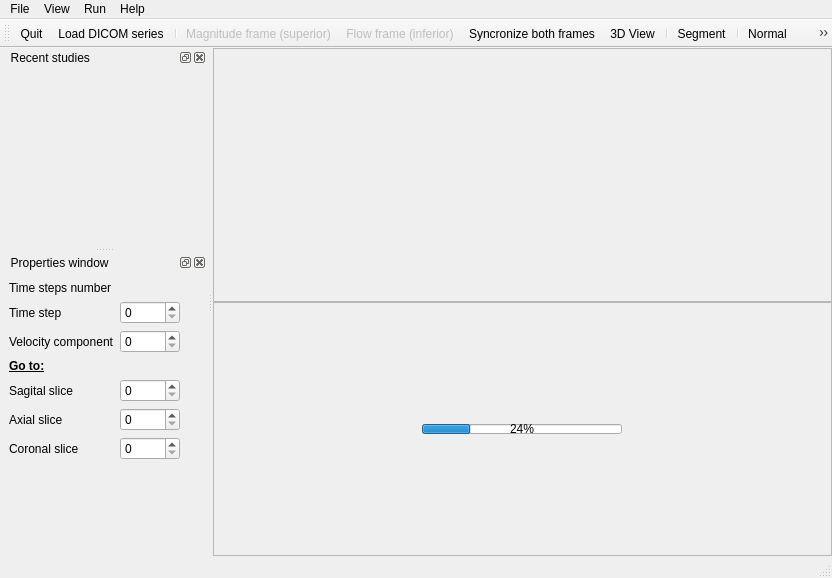
<?xml version="1.0" encoding="UTF-8"?>
<ui version="4.0">
 <class>AortaFlowApp</class>
 <widget class="QMainWindow" name="AortaFlowApp">
  <property name="geometry">
   <rect>
    <x>0</x>
    <y>0</y>
    <width>832</width>
    <height>578</height>
   </rect>
  </property>
  <property name="windowTitle">
   <string>SAFA</string>
  </property>
  <property name="windowIcon">
   <iconset resource="ResourcesFile.qrc">
    <normaloff>:/images/appicon.png</normaloff>:/images/appicon.png</iconset>
  </property>
  <property name="toolTip">
   <string>Simple Aorta Flow Application</string>
  </property>
  <property name="documentMode">
   <bool>false</bool>
  </property>
  <widget class="QWidget" name="centralwidget">
   <layout class="QGridLayout" name="gridLayout">
    <property name="margin">
     <number>0</number>
    </property>
    <property name="spacing">
     <number>0</number>
    </property>
    <item row="0" column="0">
     <widget class="QFrame" name="frameSup">
      <property name="enabled">
       <bool>true</bool>
      </property>
      <property name="frameShape">
       <enum>QFrame::StyledPanel</enum>
      </property>
      <property name="frameShadow">
       <enum>QFrame::Raised</enum>
      </property>
      <layout class="QGridLayout" name="gridLayout_8">
       <property name="margin">
        <number>0</number>
       </property>
       <property name="spacing">
        <number>0</number>
       </property>
      </layout>
     </widget>
    </item>
    <item row="1" column="0">
     <widget class="QFrame" name="frameInf">
      <property name="frameShape">
       <enum>QFrame::StyledPanel</enum>
      </property>
      <property name="frameShadow">
       <enum>QFrame::Raised</enum>
      </property>
      <layout class="QGridLayout" name="gridLayout_12">
       <property name="margin">
        <number>0</number>
       </property>
       <property name="spacing">
        <number>0</number>
       </property>
       <item row="0" column="0">
        <widget class="QProgressBar" name="progressBar">
         <property name="maximumSize">
          <size>
           <width>200</width>
           <height>10</height>
          </size>
         </property>
         <property name="value">
          <number>24</number>
         </property>
        </widget>
       </item>
      </layout>
     </widget>
    </item>
   </layout>
  </widget>
  <widget class="QStatusBar" name="statusbar"/>
  <widget class="QToolBar" name="toolBar">
   <property name="windowTitle">
    <string>toolBar</string>
   </property>
   <attribute name="toolBarArea">
    <enum>TopToolBarArea</enum>
   </attribute>
   <attribute name="toolBarBreak">
    <bool>false</bool>
   </attribute>
   <addaction name="actionQuit"/>
   <addaction name="actionLoad_DICOM_series"/>
   <addaction name="separator"/>
   <addaction name="actionSuperior_frame"/>
   <addaction name="actionInferior_frame"/>
   <addaction name="actionSyncronize_both_frames"/>
   <addaction name="action3D_View"/>
   <addaction name="separator"/>
   <addaction name="actionSegment"/>
   <addaction name="separator"/>
   <addaction name="actionNormal"/>
   <addaction name="actionFull_screen"/>
  </widget>
  <widget class="QDockWidget" name="dockWidget_Recent_studies">
   <property name="enabled">
    <bool>true</bool>
   </property>
   <property name="sizePolicy">
    <sizepolicy hsizetype="Preferred" vsizetype="Preferred">
     <horstretch>0</horstretch>
     <verstretch>0</verstretch>
    </sizepolicy>
   </property>
   <property name="minimumSize">
    <size>
     <width>194</width>
     <height>142</height>
    </size>
   </property>
   <property name="statusTip">
    <string>Recent studies used in the application</string>
   </property>
   <property name="autoFillBackground">
    <bool>true</bool>
   </property>
   <property name="windowTitle">
    <string>  Recent studies</string>
   </property>
   <attribute name="dockWidgetArea">
    <number>1</number>
   </attribute>
   <widget class="QWidget" name="dockWidgetContents">
    <layout class="QGridLayout" name="gridLayout_2"/>
   </widget>
  </widget>
  <widget class="QMenuBar" name="menubar">
   <property name="geometry">
    <rect>
     <x>0</x>
     <y>0</y>
     <width>832</width>
     <height>21</height>
    </rect>
   </property>
   <widget class="QMenu" name="menuFile">
    <property name="title">
     <string>File</string>
    </property>
    <addaction name="actionLoad_DICOM_series"/>
    <addaction name="separator"/>
    <addaction name="actionClose_current_serie"/>
    <addaction name="separator"/>
    <addaction name="actionQuit"/>
   </widget>
   <widget class="QMenu" name="menuView">
    <property name="title">
     <string>View</string>
    </property>
    <widget class="QMenu" name="menuWindow">
     <property name="title">
      <string>Window</string>
     </property>
     <addaction name="actionFull_screen"/>
     <addaction name="actionNormal"/>
    </widget>
    <addaction name="actionSuperior_frame"/>
    <addaction name="actionInferior_frame"/>
    <addaction name="action3D_View"/>
    <addaction name="separator"/>
    <addaction name="actionSyncronize_both_frames"/>
    <addaction name="separator"/>
    <addaction name="menuWindow"/>
   </widget>
   <widget class="QMenu" name="menuHelp">
    <property name="title">
     <string>Help</string>
    </property>
    <addaction name="actionHelp"/>
    <addaction name="separator"/>
    <addaction name="actionAbout"/>
    <addaction name="actionAbout_Qt"/>
   </widget>
   <widget class="QMenu" name="menuRun">
    <property name="title">
     <string>Run</string>
    </property>
    <addaction name="actionSegment"/>
   </widget>
   <addaction name="menuFile"/>
   <addaction name="menuView"/>
   <addaction name="menuRun"/>
   <addaction name="menuHelp"/>
  </widget>
  <widget class="QDockWidget" name="dockWidget_Properties_window">
   <property name="minimumSize">
    <size>
     <width>207</width>
     <height>215</height>
    </size>
   </property>
   <property name="acceptDrops">
    <bool>false</bool>
   </property>
   <property name="statusTip">
    <string>Properties window...</string>
   </property>
   <property name="autoFillBackground">
    <bool>true</bool>
   </property>
   <property name="floating">
    <bool>false</bool>
   </property>
   <property name="windowTitle">
    <string>  Properties window</string>
   </property>
   <attribute name="dockWidgetArea">
    <number>1</number>
   </attribute>
   <widget class="QWidget" name="dockWidgetContents_2">
    <layout class="QFormLayout" name="formLayout">
     <property name="fieldGrowthPolicy">
      <enum>QFormLayout::AllNonFixedFieldsGrow</enum>
     </property>
     <item row="2" column="0">
      <widget class="QLabel" name="labelTimeStep">
       <property name="text">
        <string>Time step</string>
       </property>
      </widget>
     </item>
     <item row="2" column="1">
      <widget class="QSpinBox" name="spinBox">
       <property name="maximumSize">
        <size>
         <width>60</width>
         <height>16777215</height>
        </size>
       </property>
      </widget>
     </item>
     <item row="3" column="0">
      <widget class="QLabel" name="labelVelocityComponent">
       <property name="text">
        <string>Velocity component</string>
       </property>
      </widget>
     </item>
     <item row="6" column="0">
      <widget class="QLabel" name="labelSagSlice">
       <property name="text">
        <string>Sagital slice</string>
       </property>
      </widget>
     </item>
     <item row="7" column="0">
      <widget class="QLabel" name="labelAxiSlice">
       <property name="text">
        <string>Axial slice</string>
       </property>
      </widget>
     </item>
     <item row="8" column="0">
      <widget class="QLabel" name="labelCorSlice">
       <property name="text">
        <string>Coronal slice</string>
       </property>
      </widget>
     </item>
     <item row="3" column="1">
      <widget class="QSpinBox" name="spinBox_2">
       <property name="minimumSize">
        <size>
         <width>0</width>
         <height>0</height>
        </size>
       </property>
       <property name="maximumSize">
        <size>
         <width>60</width>
         <height>16777215</height>
        </size>
       </property>
      </widget>
     </item>
     <item row="6" column="1">
      <widget class="QSpinBox" name="spinBox_3">
       <property name="minimumSize">
        <size>
         <width>0</width>
         <height>0</height>
        </size>
       </property>
       <property name="maximumSize">
        <size>
         <width>60</width>
         <height>16777215</height>
        </size>
       </property>
      </widget>
     </item>
     <item row="7" column="1">
      <widget class="QSpinBox" name="spinBox_4">
       <property name="minimumSize">
        <size>
         <width>0</width>
         <height>0</height>
        </size>
       </property>
       <property name="maximumSize">
        <size>
         <width>60</width>
         <height>16777215</height>
        </size>
       </property>
      </widget>
     </item>
     <item row="8" column="1">
      <widget class="QSpinBox" name="spinBox_5">
       <property name="minimumSize">
        <size>
         <width>0</width>
         <height>0</height>
        </size>
       </property>
       <property name="maximumSize">
        <size>
         <width>60</width>
         <height>16777215</height>
        </size>
       </property>
      </widget>
     </item>
     <item row="1" column="0">
      <widget class="QLabel" name="labelTimeStep_2">
       <property name="text">
        <string>Time steps number</string>
       </property>
      </widget>
     </item>
     <item row="1" column="1">
      <widget class="QLabel" name="labelTimeStepTotal">
       <property name="text">
        <string/>
       </property>
      </widget>
     </item>
     <item row="5" column="0">
      <widget class="QLabel" name="labelSagSlice_2">
       <property name="text">
        <string>&lt;!DOCTYPE HTML PUBLIC &quot;-//W3C//DTD HTML 4.0//EN&quot; &quot;http://www.w3.org/TR/REC-html40/strict.dtd&quot;&gt;
&lt;html&gt;&lt;head&gt;&lt;meta name=&quot;qrichtext&quot; content=&quot;1&quot; /&gt;&lt;style type=&quot;text/css&quot;&gt;
p, li { white-space: pre-wrap; }
&lt;/style&gt;&lt;/head&gt;&lt;body style=&quot; font-family:'MS Shell Dlg 2'; font-size:8.25pt; font-weight:400; font-style:normal;&quot;&gt;
&lt;p style=&quot; margin-top:0px; margin-bottom:0px; margin-left:0px; margin-right:0px; -qt-block-indent:0; text-indent:0px;&quot;&gt;&lt;span style=&quot; font-size:9pt; font-weight:600; text-decoration: underline;&quot;&gt;Go to:&lt;/span&gt;&lt;/p&gt;&lt;/body&gt;&lt;/html&gt;</string>
       </property>
      </widget>
     </item>
    </layout>
   </widget>
  </widget>
  <action name="actionQuit">
   <property name="icon">
    <iconset resource="ResourcesFile.qrc">
     <normaloff>:/images/fileclose.png</normaloff>:/images/fileclose.png</iconset>
   </property>
   <property name="text">
    <string>Quit</string>
   </property>
   <property name="shortcut">
    <string>Ctrl+Q</string>
   </property>
  </action>
  <action name="actionRecent_studies">
   <property name="checkable">
    <bool>true</bool>
   </property>
   <property name="checked">
    <bool>true</bool>
   </property>
   <property name="text">
    <string>Recent studies</string>
   </property>
  </action>
  <action name="actionSuperior_frame">
   <property name="checkable">
    <bool>false</bool>
   </property>
   <property name="checked">
    <bool>false</bool>
   </property>
   <property name="enabled">
    <bool>false</bool>
   </property>
   <property name="icon">
    <iconset resource="ResourcesFile.qrc">
     <normaloff>:/images/up.png</normaloff>:/images/up.png</iconset>
   </property>
   <property name="text">
    <string>Magnitude frame (superior)</string>
   </property>
  </action>
  <action name="actionInferior_frame">
   <property name="checkable">
    <bool>false</bool>
   </property>
   <property name="checked">
    <bool>false</bool>
   </property>
   <property name="enabled">
    <bool>false</bool>
   </property>
   <property name="icon">
    <iconset resource="ResourcesFile.qrc">
     <normaloff>:/images/down.png</normaloff>:/images/down.png</iconset>
   </property>
   <property name="text">
    <string>Flow frame (inferior)</string>
   </property>
  </action>
  <action name="actionProperties_window">
   <property name="checkable">
    <bool>true</bool>
   </property>
   <property name="checked">
    <bool>true</bool>
   </property>
   <property name="text">
    <string>Properties window</string>
   </property>
  </action>
  <action name="actionLoad_DICOM_series">
   <property name="icon">
    <iconset resource="ResourcesFile.qrc">
     <normaloff>:/images/fileopen.png</normaloff>:/images/fileopen.png</iconset>
   </property>
   <property name="text">
    <string>Load DICOM series</string>
   </property>
  </action>
  <action name="actionLoad_DICOM_vectorial_serie">
   <property name="icon">
    <iconset resource="ResourcesFile.qrc">
     <normaloff>:/images/new.png</normaloff>:/images/new.png</iconset>
   </property>
   <property name="text">
    <string>Load DICOM vectorial serie</string>
   </property>
  </action>
  <action name="actionSyncronize_both_frames">
   <property name="checkable">
    <bool>true</bool>
   </property>
   <property name="checked">
    <bool>false</bool>
   </property>
   <property name="icon">
    <iconset resource="ResourcesFile.qrc">
     <normaloff>:/images/sync.png</normaloff>:/images/sync.png</iconset>
   </property>
   <property name="text">
    <string>Syncronize both frames</string>
   </property>
  </action>
  <action name="actionFull_screen">
   <property name="icon">
    <iconset resource="ResourcesFile.qrc">
     <normaloff>:/images/zoomin.png</normaloff>:/images/zoomin.png</iconset>
   </property>
   <property name="text">
    <string>Full screen</string>
   </property>
   <property name="shortcut">
    <string>F11</string>
   </property>
  </action>
  <action name="actionNormal">
   <property name="icon">
    <iconset resource="ResourcesFile.qrc">
     <normaloff>:/images/zoomout.png</normaloff>:/images/zoomout.png</iconset>
   </property>
   <property name="text">
    <string>Normal</string>
   </property>
   <property name="shortcut">
    <string>F10</string>
   </property>
  </action>
  <action name="action3D_View">
   <property name="checkable">
    <bool>false</bool>
   </property>
   <property name="icon">
    <iconset resource="ResourcesFile.qrc">
     <normaloff>:/images/typeradial.png</normaloff>:/images/typeradial.png</iconset>
   </property>
   <property name="text">
    <string>3D View</string>
   </property>
  </action>
  <action name="actionAbout">
   <property name="text">
    <string>About...</string>
   </property>
  </action>
  <action name="actionAbout_Qt">
   <property name="icon">
    <iconset resource="ResourcesFile.qrc">
     <normaloff>:/images/appicon.png</normaloff>:/images/appicon.png</iconset>
   </property>
   <property name="text">
    <string>About Qt</string>
   </property>
  </action>
  <action name="actionClose_current_serie">
   <property name="text">
    <string>Close current serie</string>
   </property>
  </action>
  <action name="actionSegment">
   <property name="icon">
    <iconset resource="ResourcesFile.qrc">
     <normaloff>:/images/ok.png</normaloff>:/images/ok.png</iconset>
   </property>
   <property name="text">
    <string>Segment</string>
   </property>
  </action>
  <action name="actionHelp">
   <property name="text">
    <string>SAFA Help</string>
   </property>
  </action>
 </widget>
 <resources>
  <include location="ResourcesFile.qrc"/>
 </resources>
 <connections>
  <connection>
   <sender>actionQuit</sender>
   <signal>triggered()</signal>
   <receiver>AortaFlowApp</receiver>
   <slot>close()</slot>
   <hints>
    <hint type="sourcelabel">
     <x>-1</x>
     <y>-1</y>
    </hint>
    <hint type="destinationlabel">
     <x>399</x>
     <y>299</y>
    </hint>
   </hints>
  </connection>
  <connection>
   <sender>actionRecent_studies</sender>
   <signal>toggled(bool)</signal>
   <receiver>dockWidget_Recent_studies</receiver>
   <slot>setVisible(bool)</slot>
   <hints>
    <hint type="sourcelabel">
     <x>-1</x>
     <y>-1</y>
    </hint>
    <hint type="destinationlabel">
     <x>96</x>
     <y>304</y>
    </hint>
   </hints>
  </connection>
  <connection>
   <sender>actionProperties_window</sender>
   <signal>toggled(bool)</signal>
   <receiver>dockWidget_Properties_window</receiver>
   <slot>setVisible(bool)</slot>
   <hints>
    <hint type="sourcelabel">
     <x>-1</x>
     <y>-1</y>
    </hint>
    <hint type="destinationlabel">
     <x>96</x>
     <y>486</y>
    </hint>
   </hints>
  </connection>
  <connection>
   <sender>actionFull_screen</sender>
   <signal>triggered()</signal>
   <receiver>AortaFlowApp</receiver>
   <slot>showFullScreen()</slot>
   <hints>
    <hint type="sourcelabel">
     <x>-1</x>
     <y>-1</y>
    </hint>
    <hint type="destinationlabel">
     <x>411</x>
     <y>288</y>
    </hint>
   </hints>
  </connection>
  <connection>
   <sender>actionNormal</sender>
   <signal>triggered()</signal>
   <receiver>AortaFlowApp</receiver>
   <slot>showNormal()</slot>
   <hints>
    <hint type="sourcelabel">
     <x>-1</x>
     <y>-1</y>
    </hint>
    <hint type="destinationlabel">
     <x>411</x>
     <y>288</y>
    </hint>
   </hints>
  </connection>
  <connection>
   <sender>actionSuperior_frame</sender>
   <signal>toggled(bool)</signal>
   <receiver>frameSup</receiver>
   <slot>setVisible(bool)</slot>
   <hints>
    <hint type="sourcelabel">
     <x>-1</x>
     <y>-1</y>
    </hint>
    <hint type="destinationlabel">
     <x>510</x>
     <y>178</y>
    </hint>
   </hints>
  </connection>
  <connection>
   <sender>actionInferior_frame</sender>
   <signal>toggled(bool)</signal>
   <receiver>frameInf</receiver>
   <slot>setVisible(bool)</slot>
   <hints>
    <hint type="sourcelabel">
     <x>-1</x>
     <y>-1</y>
    </hint>
    <hint type="destinationlabel">
     <x>510</x>
     <y>424</y>
    </hint>
   </hints>
  </connection>
 </connections>
</ui>
